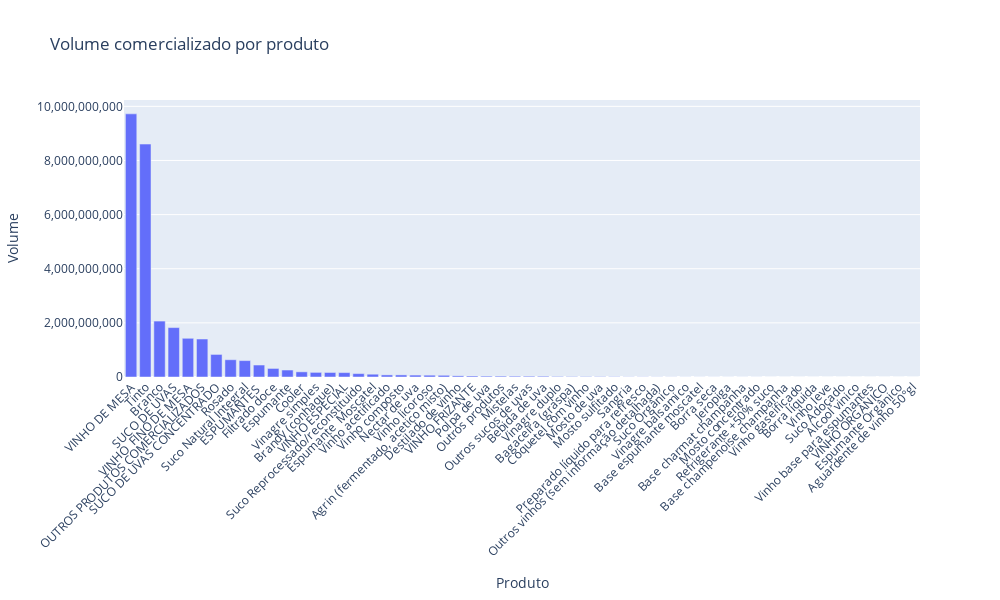

Here is the notebook cell this chart was saved with:
### Code cell
fig = px.bar(agrupado, x = 'Produto', y = 'volume', title = "Volume comercializado por produto")
fig.update_layout(
    width = 1500,   
    height = 800,  
    xaxis_tickangle = -45,  # Rotacionar os rótulos do eixo X em -45 graus
    xaxis_title = "Produto",
    yaxis_title = "Volume"
)

fig.update_yaxes(tickformat = ",")  # separadores de milhares para exibir números inteiros
fig.show()

### Figure 1 — Plotly figure (JSON) as saved in the notebook; plotly's stock layout.template omitted (floating-point values rounded to 4 significant figures)
{"data": [{"alignmentgroup": "True", "hovertemplate": "Produto=%{x}<br>volume=%{y}<extra></extra>", "legendgroup": "", "marker": {"color": "#636efa", "pattern": {"shape": ""}}, "name": "", "offsetgroup": "", "orientation": "v", "showlegend": false, "textposition": "auto", "type": "bar", "x": ["VINHO DE MESA", "  Tinto", "  Branco", "SUCO DE UVAS", "VINHO  FINO DE MESA", "OUTROS PRODUTOS COMERCIALIZADOS", "SUCO DE UVAS CONCENTRADO", "  Rosado", "  Suco Natural Integral", "ESPUMANTES ", "  Filtrado doce", "  Espumante", "  Cooler", "  Vinagre simples", "  Brandy (conhaque)", "VINHO ESPECIAL", "  Suco Reprocessado/reconstituido", "  Espumante  Moscatel", "  Vinho acetificado", "  Vinho composto", "  Nectar de uva", "  Vinho licoroso", "  Agrin (fermentado, acetico misto)", "  Destilado de vinho", "VINHO FRIZANTE", "  Polpa de uva", "  Outros produtos", "  Mistelas", "  Outros sucos de uvas", "  Bebida de uva", "  Vinagre duplo", "  Bagaceira (graspa)", "  Coquetel com vinho", "  Mosto de uva", "  Mosto sulfitado", "  Sangria", "  Preparado líquido para refresco", "  Outros vinhos (sem informação detalhada)", "  Suco Orgânico", "  Vinagre balsamico", "  Base espumante moscatel", "  Borra seca", "  Jeropiga", "  Base charmat champanha", "  Mosto concentrado", "  Refrigerante +50% suco", "  Base champenoise champanha", "  Vinho gaseificado", "  Borra líquida", "  Vinho leve", "  Suco Adoçado", "  Alcool vinico", "  Vinho base para espumantes", "VINHO ORGÂNICO", "  Espumante Orgânico", "  Aguardente de vinho 50°gl"], "xaxis": "x", "y": [9722978897, 8606251506, 2066709639, 1826086400, 1430272879, 1403336770, 834065703, 637977749, 606070377, 442144319, 316384074, 257362040, 190503434, 170689495, 166905429, 162495733, 125504842, 102987258, 77589148, 77390646, 70497347, 67053578, 62379524, 42853348, 36809700, 32094409, 31758232, 29517273, 28873168, 28192485, 19158559, 14307637, 14122453, 12373439, 10542088, 6160669, 5525808, 4272288, 3807378, 2462443, 2232728, 2222585, 1868418, 1840933, 1748059, 1239023, 709848, 482948, 359611, 132991, 128599, 84192, 60173, 56028, 2847, 982], "yaxis": "y"}], "layout": {"barmode": "relative", "height": 600, "legend": {"tracegroupgap": 0}, "title": {"text": "Volume comercializado por produto"}, "width": 1000, "xaxis": {"anchor": "y", "domain": [0, 1], "tickangle": -45, "title": {"text": "Produto"}}, "yaxis": {"anchor": "x", "domain": [0, 1], "tickformat": ",", "title": {"text": "Volume"}}}}
